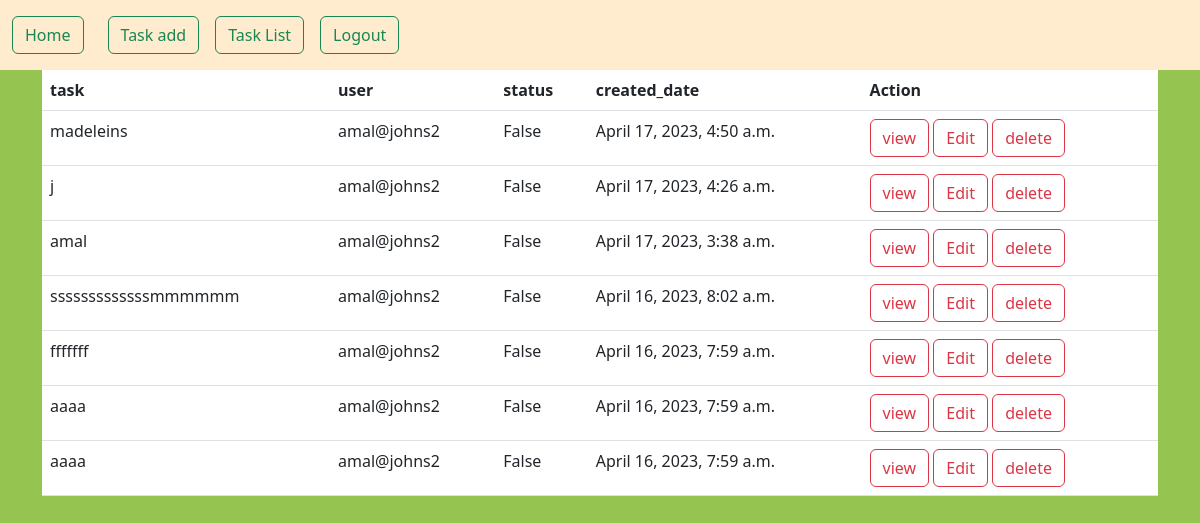
Screenshot of /task/all/ (signed in) with the database file from the repository.
### todo_app/models.py (models this page shows, shortened)
class Task(models.Model):
    task_name = models.CharField(max_length=200)
    user = models.ForeignKey(User, on_delete=models.CASCADE)
    status = models.BooleanField(default=False)
    created_date = models.DateTimeField(auto_now_add=True)

### todo_app/views.py (the view)
# urls.py: path('task/all/',views.TaskListView.as_view(),name="task-list"),
@method_decorator(sign_required,name="dispatch")
class TaskListView(View):
    model = Task
    template_name = "task-list.html"
    def get(self,request,*args,**kw):
        qs = Task.objects.filter(user = request.user).order_by("-created_date")
        return render(request,self.template_name,{"tasks":qs})

### todo_app/views.py (called while the page is built)
def sign_required(fn):
    def wrapper(request,*args,**kw):
        if not request.user.is_authenticated:
            messages.error(request,"you should login first")
            return redirect("signin")
        return fn(request,*args,**kw)
    return wrapper

### todo_app/templates/task-list.html (shortened to what this page needs)
{%extends 'base.html'%}
{%block body_block%}
        <div>
            <table class="table table-stripped">
                <tr>
                    <th>task</th>
                    <th>user</th>
                    <th>status</th>
                    <th>created_date</th>
                    <th>Action</th>
                </tr>
                {%for t in tasks%}
                <tr>
                    <td>{{t.task_name}}</td>
                    <td>{{t.user}}</td>
                    <td>{{t.status}}</td>
                    <td>{{t.created_date}}</td>
                    <td>
                        <a href="{%url 'task-detail' t.id%}" class="btn btn-outline-danger">view</a>
                        <a href="{%url 'task-edit' t.id%}" class="btn btn-outline-danger">Edit</a>
                        <a href="{%url 'task-delete' t.id%}" class="btn btn-outline-danger">delete</a>
                    </td>
                </tr>
                {%endfor%}
            </table>
        </div>
{%endblock%}

### todo_app/templates/base.html (shortened to what this page needs)
<!DOCTYPE html>
<html lang="en">
<head>
    <link href="https://cdn.jsdelivr.net/npm/bootstrap@5.3.0-alpha3/dist/css/bootstrap.min.css" rel="stylesheet">
</head>
<body style="background-color: rgb(150, 196, 81);">
    <nav class="navbar navbar-expand-lg " style="background-color: blanchedalmond;">
        <div class="container-fluid">
          <a class="navbar-brand" href="{%url 'index'%}">
            <button class="btn btn-outline-success" type="submit">Home</button>
          </a>
          <div class="collapse navbar-collapse" id="navbarSupportedContent">
            <ul class="navbar-nav me-auto mb-2 mb-lg-0">
              <li class="nav-item">
                <a class="nav-link active" aria-current="page" href="{%url 'task-add'%}">
                  <button class="btn btn-outline-success" type="submit">Task add</button>
                  </a>
              </li>
              <li class="nav-item">
                <a class="nav-link active" href="{%url 'task-list'%}">
                  <button class="btn btn-outline-success" type="submit">Task List</button>
                  </a>
              </li>
              <li class="nav-item">
                <a class="nav-link active" href="{%url 'signout'%}">
                  <button class="btn btn-outline-success" type="submit">Logout</button>
                  </a>
              </li>
            </ul>
          </div>
        </div>
      </nav>
      <div class="container">
      {%block body_block%}
      {%endblock%}
    </div>
</body>
</html>

### rows the page displays
Task: task_name "madeleins", user "amal@johns2", status "False", created_date "April 17, 2023, 4:50 a.m."
Task: task_name "j", user "amal@johns2", status "False", created_date "April 17, 2023, 4:26 a.m."
Task: task_name "amal", user "amal@johns2", status "False", created_date "April 17, 2023, 3:38 a.m."
Task: task_name "sssssssssssssmmmmmm", user "amal@johns2", status "False", created_date "April 16, 2023, 8:02 a.m."
Task: task_name "fffffff", user "amal@johns2", status "False", created_date "April 16, 2023, 7:59 a.m."
Task: task_name "aaaa", user "amal@johns2", status "False", created_date "April 16, 2023, 7:59 a.m."
Task: task_name "aaaa", user "amal@johns2", status "False", created_date "April 16, 2023, 7:59 a.m."
